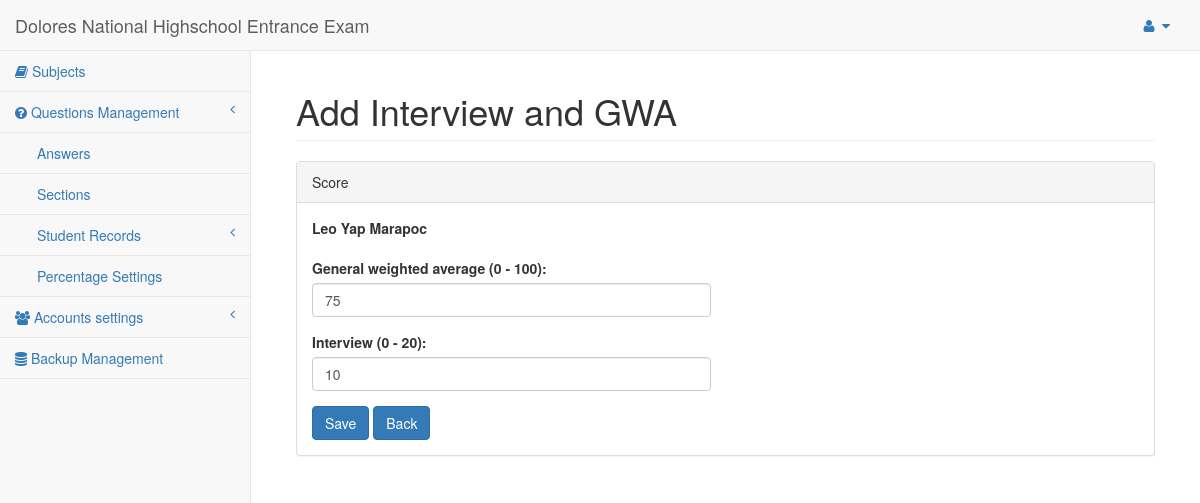
The app's page /forms/edit_interview_form.php?intgwa=1 with its own data.
### tables this page shows
CREATE TABLE `users` (
  `id` int(11) NOT NULL auto_increment,
  `Fname` varchar(50) NOT NULL,
  `Mname` varchar(50) NOT NULL,
  `Lname` varchar(50) NOT NULL,
  `address` varchar(500) NOT NULL,
  `Cnumber` varchar(20) NOT NULL,
  `username` varchar(50) NOT NULL,
  `password` varchar(50) NOT NULL,
  `ULevel` int(11) NOT NULL,
  `status` enum('1','0') NOT NULL default '1',
  PRIMARY KEY  (`id`)
);

CREATE TABLE `intgwa` (
  `id` int(11) NOT NULL auto_increment,
  `user_id` int(11) NOT NULL,
  `gwa` varchar(500) NOT NULL,
  `interview` double NOT NULL,
  `date` datetime NOT NULL,
  PRIMARY KEY  (`id`)
);

### forms/edit_interview_form.php (the view, shortened to what this page needs)
<?php session_start();
$result = mysql_query("SELECT  * FROM intgwa WHERE id ='".$_GET['intgwa']."' ") or die("Error: ". mysql_error());
$row1 = mysql_fetch_array($result);
?>
<!DOCTYPE html>
<html lang="en">
<head>
    <link href="../bower_components/bootstrap/dist/css/bootstrap.min.css" rel="stylesheet">
    <link href="../bower_components/metisMenu/dist/metisMenu.min.css" rel="stylesheet">
    <link href="../dist/css/sb-admin-2.css" rel="stylesheet">
    <link href="../bower_components/font-awesome/css/font-awesome.min.css" rel="stylesheet" type="text/css">
</head>
<body>
    <div id="wrapper">
        <?php require_once('../pages/navigation.php'); ?>
        <div id="page-wrapper">
            <div class="container-fluid">
                <div class="row">
                    <div class="col-lg-12">
                        <h1 class="page-header">Add Interview and GWA</h1>
                    </div>
                </div>
                <div class="row">
                    <div class="col-lg-12">
                        <div class="panel panel-default">
                            <div class="panel-heading">
                             Score
                            </div>
                            <div class="panel-body">
                                <div class="row">
                                    <div class="col-lg-6">
                                        <form method="post" action="edit_interview_form.php" role="form">
                                            <div class="form-group">
                                           <?php
                                                $result = mysql_query("SELECT * FROM users WHERE id = '".$row1['user_id']."'") or die('Error: '. mysql_error());
                                                 $row = mysql_fetch_array($result)
                                            ?>
                                            <label>
                                                <?php echo $row['Fname']." ". $row['Mname']." ". $row['Lname']; ?>
                                            </label>
                                        </div>
                                            <div class="form-group">
                                                <label>General weighted average (0 - 100): </label>
                                                <input name="gwa" type="number" class="form-control" placeholder="General weighted average" value="<?php echo $row1['gwa']; ?>" required>
                                            </div>
                                            <div class="form-group">
                                                <label>Interview (0 - 20):</label>
                                                <input name="int" type="number" class="form-control" placeholder="Interview" value="<?php echo $row1['interview']; ?>" required>
                                            </div>
                                            <input type="submit" name="submit" value="Save" class="btn btn-primary">
                                            <a class="btn btn-primary" href="../pages/interview.php">Back </a>
                                        </form>
                                    </div>
                                </div>
                            </div>
                        </div>
                    </div>
                </div>
            </div>
        </div>
    </div>
</body>
</html>

### records on screen
users: Fname "Leo", Mname "Yap", Lname "Marapoc"
intgwa: gwa "75", int "10"
